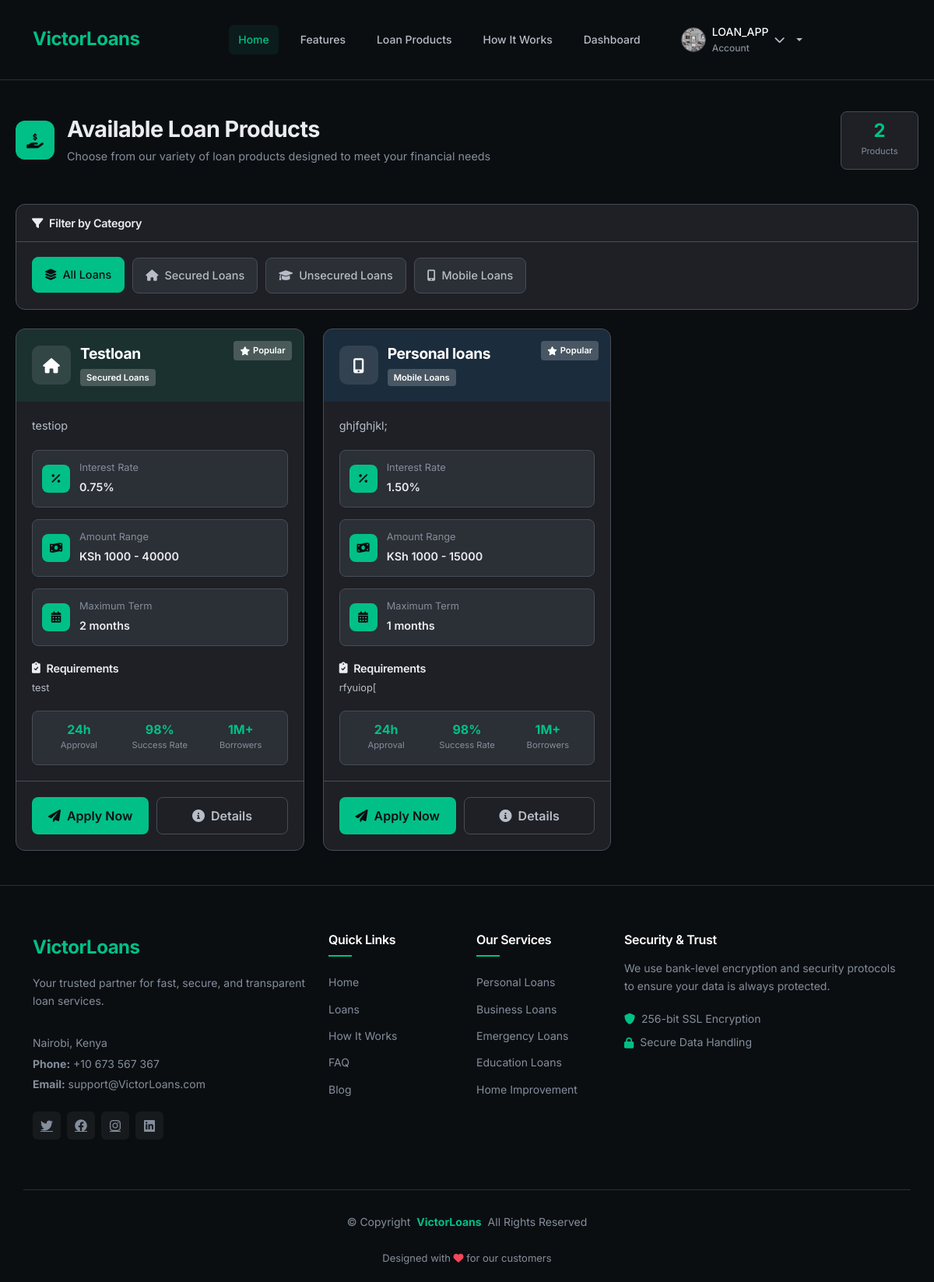
The app's page /loans/ (signed in) with its own data.
### dashboard/models.py (models this page shows, shortened)
class BorrowerProfile(models.Model):
    user = models.OneToOneField(User, on_delete=models.CASCADE)
    id_number = models.CharField(max_length=20, unique=True)
    phone_number = models.CharField(max_length=15)
    date_of_birth = models.DateField()
    profile_picture = models.ImageField(
        upload_to='profile_pictures/%Y/%m/%d/',
        null=True,
        blank=True,
        default='profile_pictures/default.png'
    )
    employment_status = models.CharField(max_length=20, choices=[
        ('employed', 'Employed'),
        ('self_employed', 'Self-Employed'),
        ('unemployed', 'Unemployed'),
        ('student', 'Student'),
    ])
    monthly_income = models.DecimalField(max_digits=10, decimal_places=2, null=True, blank=True)
    employer_name = models.CharField(max_length=100, null=True, blank=True)
    credit_score = models.IntegerField(default=0)
    created_at = models.DateTimeField(auto_now_add=True)
    updated_at = models.DateTimeField(auto_now=True)
    @property
    def has_profile_picture(self):
        return bool(self.profile_picture) and self.profile_picture.name != 'profile_pictures/default.png'

class LoanType(models.Model):
    LOAN_CATEGORIES = [
        ('secured', 'Secured Loans'),
        ('unsecured', 'Unsecured Loans'),
        ('mobile', 'Mobile Loans'),
    ]
    name = models.CharField(max_length=100)
    category = models.CharField(max_length=20, choices=LOAN_CATEGORIES)
    interest_rate = models.DecimalField(max_digits=5, decimal_places=2)
    max_amount = models.DecimalField(max_digits=12, decimal_places=2)
    min_amount = models.DecimalField(max_digits=12, decimal_places=2, default=1000)
    max_term = models.PositiveIntegerField(help_text="Maximum term in months")
    min_term = models.PositiveIntegerField(default=1)
    description = models.TextField()
    requirements = models.TextField(help_text="Loan requirements")
    is_active = models.BooleanField(default=True)

### dashboard/views.py (the view)
# urls.py: path('loans/', views.loan_list, name='loan_list'),
@login_required
def loan_list(request):
    loan_types = LoanType.objects.filter(is_active=True)
    category = request.GET.get('category')
    if category:
        loan_types = loan_types.filter(category=category)
    context = {
        'loan_types': loan_types,
        'categories': LoanType.LOAN_CATEGORIES,
    }
    return render(request, 'dashboard/loan_list.html', context)

### templates/dashboard/loan_list.html (shortened to what this page needs)
{% extends 'base.html' %}
{% block content %}
<div class="container-fluid loans-container">
    <div class="loans-header mb-4">
        <div class="row align-items-center">
            <div class="col-md-8">
                <div class="d-flex align-items-center">
                    <div class="header-icon me-3">
                        <i class="fas fa-hand-holding-usd"></i>
                    </div>
                    <div>
                        <h1 class="page-title">Available Loan Products</h1>
                        <p class="page-subtitle">Choose from our variety of loan products designed to meet your financial needs</p>
                    </div>
                </div>
            </div>
            <div class="col-md-4 text-end">
                <div class="header-stats">
                    <div class="stat-badge">
                        <span class="stat-number">{{ loan_types|length }}</span>
                        <span class="stat-label">Products</span>
                    </div>
                </div>
            </div>
        </div>
    </div>
    <div class="filters-section mb-4">
        <div class="filters-header">
            <h6 class="filters-title">
                <i class="fas fa-filter me-2"></i>
                Filter by Category
            </h6>
        </div>
        <div class="filters-container">
            <div class="filter-buttons">
                <a href="{% url 'loan_list' %}" class="filter-btn {% if not request.GET.category %}active{% endif %}">
                    <i class="fas fa-layer-group me-2"></i>
                    All Loans
                </a>
                {% for category_code, category_name in categories %}
                <a href="?category={{ category_code }}" class="filter-btn {% if request.GET.category == category_code %}active{% endif %}">
                    <i class="fas
                        {% if category_code == 'secured' %}fa-home
                        {% elif category_code == 'unsecured' %}fa-graduation-cap
                        {% else %}fa-mobile-alt{% endif %} me-2">
                    </i>
                    {{ category_name }}
                </a>
                {% endfor %}
            </div>
        </div>
    </div>
    <div class="loans-grid">
        {% if loan_types %}
            <div class="row">
                {% for loan_type in loan_types %}
                <div class="col-xl-4 col-lg-6 mb-4">
                    <div class="loan-card">
                        <div class="loan-header
                            {% if loan_type.category == 'secured' %}category-secured
                            {% elif loan_type.category == 'unsecured' %}category-unsecured
                            {% else %}category-mobile{% endif %}">
                            <div class="loan-category">
                                <div class="category-icon">
                                    <i class="fas
                                        {% if loan_type.category == 'secured' %}fa-home
                                        {% elif loan_type.category == 'unsecured' %}fa-graduation-cap
                                        {% else %}fa-mobile-alt{% endif %}">
                                    </i>
                                </div>
                                <div class="category-info">
                                    <h4 class="loan-name">{{ loan_type.name }}</h4>
                                    <span class="category-badge">{{ loan_type.get_category_display }}</span>
                                </div>
                            </div>
                            <div class="loan-popularity">
                                <div class="popularity-badge">
                                    <i class="fas fa-star"></i>
                                    Popular
                                </div>
                            </div>
                        </div>
                        <div class="loan-body">
                            <div class="loan-description">
                                <p>{{ loan_type.description }}</p>
                            </div>
                            <div class="loan-features">
                                <div class="feature-item">
                                    <div class="feature-icon">
                                        <i class="fas fa-percentage"></i>
                                    </div>
                                    <div class="feature-content">
                                        <label>Interest Rate</label>
                                        <span class="feature-value">{{ loan_type.interest_rate }}%</span>
                                    </div>
                                </div>
                                <div class="feature-item">
                                    <div class="feature-icon">
                                        <i class="fas fa-money-bill-wave"></i>
                                    </div>
                                    <div class="feature-content">
                                        <label>Amount Range</label>
                                        <span class="feature-value">
                                            KSh {{ loan_type.min_amount|floatformat:0 }} - {{ loan_type.max_amount|floatformat:0 }}
                                        </span>
                                    </div>
                                </div>
                                <div class="feature-item">
                                    <div class="feature-icon">
                                        <i class="fas fa-calendar-alt"></i>
                                    </div>
                                    <div class="feature-content">
                                        <label>Maximum Term</label>
                                        <span class="feature-value">{{ loan_type.max_term }} months</span>
                                    </div>
                                </div>
                            </div>
                            <div class="loan-requirements">
                                <h6 class="requirements-title">
                                    <i class="fas fa-clipboard-check me-2"></i>
                                    Requirements
                                </h6>
                                <p class="requirements-text">{{ loan_type.requirements }}</p>
                            </div>
                            <div class="loan-stats">
                                <div class="stat-item">
                                    <div class="stat-value">24h</div>
                                    <div class="stat-label">Approval</div>
                                </div>
                                <div class="stat-item">
                                    <div class="stat-value">98%</div>
                                    <div class="stat-label">Success Rate</div>
                                </div>
                                <div class="stat-item">
                                    <div class="stat-value">1M+</div>
                                    <div class="stat-label">Borrowers</div>
                                </div>
                            </div>
                        </div>
                        <div class="loan-footer">
                            <div class="loan-actions">
                                <a href="{% url 'loan_apply' loan_type.id %}" class="btn btn-primary apply-btn">
                                    <i class="fas fa-paper-plane me-2"></i>
                                    Apply Now
                                </a>
                                <button class="btn btn-outline details-btn" data-bs-toggle="modal" data-bs-target="#loanModal{{ loan_type.id }}">
                                    <i class="fas fa-info-circle me-2"></i>
                                    Details
                                </button>
                            </div>
                        </div>
                    </div>
                </div>
                {% endfor %}
            </div>
        {% endif %}
    </div>
</div>
{% endblock %}

### templates/base.html (shortened to what this page needs)
{% load static %}
<!DOCTYPE html>
<html lang="en">
<head>
    <link href="https://cdn.jsdelivr.net/npm/bootstrap@5.3.0/dist/css/bootstrap.min.css" rel="stylesheet">
    <link rel="stylesheet" href="https://cdnjs.cloudflare.com/ajax/libs/font-awesome/6.0.0/css/all.min.css">
</head>
<body class="index-page">
    <header id="header" class="header d-flex align-items-center sticky-top">
        <div class="container-fluid container-xl d-flex align-items-center justify-content-between">
            <a href="{% url 'home' %}" class="logo d-flex align-items-center">
                <h1 class="sitename">VictorLoans</h1>
            </a>
            <nav id="navmenu" class="navmenu">
                <ul>
                    <li><a href="{% url 'home' %}" class="active">Home</a></li>
                    <li><a href="{% url 'home' %}#features">Features</a></li>
                    <li><a href="{% url 'home' %}#loans">Loan Products</a></li>
                    <li><a href="{% url 'home' %}#how-it-works">How It Works</a></li>
                    <li><a href="{% url 'dashboard' %}">Dashboard</a></li>
                    {% if user.is_authenticated %}
                    <li class="dropdown">
    <a href="#" class="dropdown-toggle">
        <div class="user-info">
            {% if user.borrowerprofile.profile_picture and user.borrowerprofile.has_profile_picture %}
                <img src="{{ user.borrowerprofile.profile_picture.url }}"
                     alt="Profile Picture"
                     class="profile-picture-nav">
            {% else %}
                <div class="profile-picture-placeholder">
                    <i class="fas fa-user"></i>
                </div>
            {% endif %}
            <div class="user-details d-none d-md-flex">
                <span class="user-name">{{ user.first_name|default:user.username }}</span>
                <span class="user-role">Account</span>
            </div>
            <i class="fas fa-chevron-down dropdown-arrow"></i>
        </div>
    </a>
</li>
                    {% else %}
                    <li><a href="{% url 'account_login' %}">Login</a></li>
                    {% endif %}
                </ul>
            </nav>
        </div>
    </header>
    <main class="main">
        {% block content %}{% endblock %}
    </main>
    <footer id="footer" class="footer">
        <div class="container footer-top">
            <div class="row gy-4">
                <div class="col-lg-4 col-md-6 footer-about">
                    <a href="{% url 'home' %}" class="logo d-flex align-items-center mb-3">
                        <span class="sitename" style="color: var(--primary);">VictorLoans</span>
                    </a>
                    <p class="mb-3" style="color: var(--gray-400);">Your trusted partner for fast, secure, and transparent loan services.</p>
                    <div class="footer-contact pt-3">
                        <p class="mb-1">Nairobi, Kenya</p>
                        <p class="mb-1"><strong>Phone:</strong> <span>+10 673 567 367</span></p>
                        <p class="mb-3"><strong>Email:</strong> <span>support@VictorLoans.com</span></p>
                    </div>
                    <div class="social-links d-flex mt-4">
                        <a href="#"><i class="fab fa-twitter"></i></a>
                        <a href="#"><i class="fab fa-facebook"></i></a>
                        <a href="#"><i class="fab fa-instagram"></i></a>
                        <a href="#"><i class="fab fa-linkedin"></i></a>
                    </div>
                </div>
                <div class="col-lg-2 col-md-3 footer-links">
                    <h4>Quick Links</h4>
                    <ul>
                        <li><a href="{% url 'home' %}">Home</a></li>
                        <li><a href="{% url 'loan_list' %}">Loans</a></li>
                        <li><a href="{% url 'home' %}#how-it-works">How It Works</a></li>
                        <li><a href="#">FAQ</a></li>
                        <li><a href="#">Blog</a></li>
                    </ul>
                </div>
                <div class="col-lg-2 col-md-3 footer-links">
                    <h4>Our Services</h4>
                    <ul>
                        <li><a href="#">Personal Loans</a></li>
                        <li><a href="#">Business Loans</a></li>
                        <li><a href="#">Emergency Loans</a></li>
                        <li><a href="#">Education Loans</a></li>
                        <li><a href="#">Home Improvement</a></li>
                    </ul>
                </div>
                <div class="col-lg-4 col-md-12 footer-newsletter">
                    <h4>Security & Trust</h4>
                    <p>We use bank-level encryption and security protocols to ensure your data is always protected.</p>
                    <div class="d-flex align-items-center mt-3">
                        <i class="fas fa-shield-alt me-2" style="color: var(--success);"></i>
                        <span>256-bit SSL Encryption</span>
                    </div>
                    <div class="d-flex align-items-center mt-2">
                        <i class="fas fa-lock me-2" style="color: var(--success);"></i>
                        <span>Secure Data Handling</span>
                    </div>
                </div>
            </div>
        </div>
        <div class="container copyright text-center mt-4">
            <p>© <span>Copyright</span> <strong class="px-1" style="color: var(--primary);">VictorLoans</strong> <span>All Rights Reserved</span></p>
            <div class="credits">
                Designed with <i class="fas fa-heart" style="color: var(--danger);"></i> for our customers
            </div>
        </div>
    </footer>
</body>
</html>

### records on screen
LoanType: name "Testloan", category "Secured Loans", description "testiop", interest_rate "0.75", min_amount "1000", max_amount "40000", max_term "2", requirements "test"
LoanType: name "Personal loans", category "Mobile Loans", description "ghjfghjkl;", interest_rate "1.50", min_amount "1000", max_amount "15000", max_term "1", requirements "rfyuiop["

### other values on screen
{{ user.first_name|default:user.username }} "LOAN_APP"
{{ loan_types|length }} "2"
{{ category_name }} "Secured Loans" "Unsecured Loans" "Mobile Loans"
